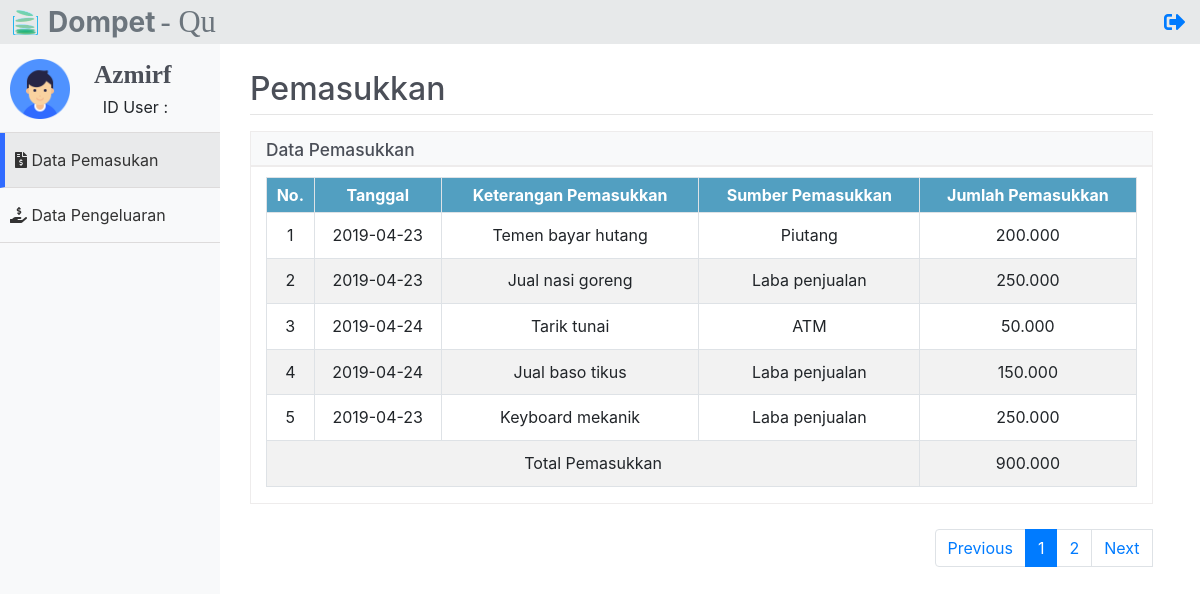
The page /pemasukkanUser.php?username=azmirf (signed in) on the database its author committed.
### tables this page shows
CREATE TABLE `pemasukkan` (
  `id` int(11) NOT NULL,
  `tanggal` date NOT NULL,
  `keterangan` varchar(30) NOT NULL,
  `sumber` varchar(30) NOT NULL,
  `jumlah` varchar(250) NOT NULL,
  `username` varchar(50) NOT NULL
);

### function/functions.php (called while the page is built, shortened)
<?php
    $koneksi = mysqli_connect('localhost', 'root', '', 'dompet-qu');
    if (mysqli_connect_error() == true) {
        die('Gagal terhubung ke database');
        return false;
    } else {
        return true;
    }
    function query($query) {
        global $koneksi;
        $result = mysqli_query($koneksi, $query);
        $rows = [];
        while( $row = mysqli_fetch_assoc($result) ) {
            $rows[] = $row;
        }
        return $rows;
    }
?>

### pemasukkanUser.php (the view, shortened to what this page needs)
<?php
require 'function/functions.php';
$username = $_GET['username'];
$idUser = $_GET['idUser'];
$jumlahTabel = 5;
$jumlahData = count(query("SELECT * FROM pemasukkan WHERE username = '$username'"));
$jumlahHalaman = ceil($jumlahData / $jumlahTabel);
$halamanAktif = (isset($_GET['halaman'])) ? $_GET['halaman'] : 1;
$awalData = ($jumlahTabel * $halamanAktif) - $jumlahTabel;
$pemasukkan = query("SELECT * FROM pemasukkan WHERE username = '$username' LIMIT $awalData, $jumlahTabel");
?>
<!DOCTYPE html>
<html lang="en">
<head>
    <link rel="stylesheet" href="css/bootstrap.css">
    <link rel="stylesheet" href="css/bootstrap.min.css">
    <link rel="stylesheet" href="css/bootstrap-reboot.min.css">
    <link rel="stylesheet" href="https://use.fontawesome.com/releases/v5.6.3/css/all.css"
>
    <link rel="stylesheet" href="css/styler.css?v=1.0">
    <link rel="stylesheet" type="text/css" href="https://cdnjs.cloudflare.com/ajax/libs/sweetalert/1.1.3/sweetalert.min.css">
</head>
<body>
    <div class="header">
        <img src="img/favicon.png" width="25px" height="25px" class="float-left logo-fav">
        <h3 class="text-secondary font-weight-bold float-left logo">Dompet</h3>
        <h3 class="text-secondary float-left logo2">- Qu</h3>
        <a href="administrator">
            <div class="logout">
                <i class="fas fa-sign-out-alt float-right log"></i>
            </div>
        </a>
    </div>
    <div class="sidebar">
        <nav>
            <ul>
                <li>
                    <img src="img/profile.png" class="img-fluid profile float-left" width="60px">
                    <h5 class="admin"><?= ucwords(substr($username, 0, 7)) ?></h5>
                    <div class="online">
                        <p class="float-right ontext">ID User : <?= $idUser ?></p>
                    </div>
                </li>
                <a href="pemasukkanUser?username=<?= $username ?>&idUser=<?= $idUser ?>" style="text-decoration: none;">
                    <li class="aktif" style="border-left: 5px solid #306bff;">
                        <div>
                            <span><i class="fas fa-file-invoice-dollar"></i></span>
                            <span>Data Pemasukan</span>
                        </div>
                    </li>
                </a>
                <a href="pengeluaranUser?username=<?= $username ?>&idUser=<?= $idUser ?>" style="text-decoration: none;">
                <li style="cursor:pointer;">
                    <div>
                        <span><i class="fas fa-hand-holding-usd"></i></span>
                        <span>Data Pengeluaran</span>
                    </div>
                </li></a>
            </ul>
        </nav>
    </div>
    <div class="main-content khusus">
        <div class="konten khusus2">
            <div class="konten_dalem khusus3">
                <h2 class="head" style="color: #4b4f58;">Pemasukkan</h2>
                <hr style="margin-top: -2px;">
                <div class="headline">
                    <h5>Data Pemasukkan</h5>
                </div>
                <div class="container" id="container">
                    <div class="row tampil" id="row">
                        <div class="col-md-12">
                            <div class="table-responsive">
                                <table class="table table-sm table-hover table-striped table-bordered">
                                    <tr>
                                        <th>No.</th>
                                        <th>Tanggal</th>
                                        <th>Keterangan Pemasukkan</th>
                                        <th>Sumber Pemasukkan</th>
                                        <th>Jumlah Pemasukkan</th>
                                    </tr>
                                    <?php $i = 1; ?>
                                    <?php foreach ($pemasukkan as $row) : ?>
                                    <tr class="show" id="<?= $row['username'] ?>">
                                        <td> <?= $i ?> </td>
                                        <td data-target="tanggal"><?= htmlspecialchars($row['tanggal']) ?></td>
                                        <td data-target="keterangan"><?= htmlspecialchars($row['keterangan']) ?></td>
                                        <td data-target="sumber"><?= htmlspecialchars($row['sumber']) ?></td>
                                        <td data-target="jumlahMasuk"><?= htmlspecialchars($row['jumlah']) ?></td>
                                    </tr>
                                    <?php
                                        $jumlah2[] = $row["jumlah"];
                                        $jumlahConvert = str_replace('.', '', $jumlah2);
                                        $totali = array_sum($jumlahConvert);
                                        $hasilJumlah = number_format($totali, 0, ',', '.');
                                    ?>
                                    <?php $i++ ?>
                                    <?php endforeach; ?>
                                    <?php if(isset($jumlah2) != null) :?>
                                    <tr>
                                        <td colspan="4">Total Pemasukkan</td>
                                        <td id="total" data-target="total"><?= $hasilJumlah ?></td>
                                    </tr>
                                    <?php endif; ?>
                                </table>
                            </div>
                        </div>
                    </div>
                </div>
                    <div class="panel-footer">
                        <nav class="float-right page">
                            <ul class="pagination">
                                <?php if ($halamanAktif > 1) : ?>
                                <li class="page-item">
                                    <a href="?halaman=<?= $halamanAktif - 1 ?>&username=<?= $username ?>&idUser=<?= $idUser ?>" class="page-link">Previous</a>
                                </li>
                                <?php else : ?>
                                <li class="page-item">
                                    <div class="page-link">Previous</div>
                                </li>
                                <?php endif; ?>
                                <?php for ($i = 1; $i <= $jumlahHalaman; $i++) : ?>
                                    <?php if ($i == $halamanAktif) : ?>
                                    <li class="page-item active" aria-current="page">
                                        <a class="page-link" href="?halaman=<?= $i; ?>&username=<?= $username ?>&idUser=<?= $idUser ?>"><?= $i; ?></a>
                                    </li>
                                    <?php else : ?>
                                    <li class="page-item" aria-current="page">
                                        <a class="page-link" href="?halaman=<?= $i; ?>&username=<?= $username ?>&idUser=<?= $idUser ?>"><?= $i; ?></a>
                                    </li>
                                    <?php endif; ?>
                                <?php endfor; ?>
                                <?php if ($halamanAktif < $jumlahHalaman) : ?>
                                <li>
                                    <a href="?halaman=<?= $halamanAktif + 1 ?>&username=<?= $username ?>&idUser=<?= $idUser ?>" class="page-link" href="#">Next</a>
                                </li>
                                <?php else : ?>
                                <li class="page-item">
                                    <div class="page-link">Next</div>
                                </li>
                                <?php endif; ?>
                            </ul>
                        </nav>
                    </div>
            </div>
        </div>
    </div>
</body>
</html>

### css/styler.css (style rules this page uses)
* { padding: 0; margin: 0; box-sizing: border-box; }
html, body { height: 100%; }
.header { position: fixed; height: 44px; width: 100%; background: #e7e9ea; z-index: 4; }
h3.logo { line-height: 44px; margin-left: 10px; }
.logo2 { line-height: 44px; margin-left: 5px; font-size: 23pt; font-family: nyala; }
.logo-fav { margin-left: 13px; margin-top: 10px; }
.sidebar { position: fixed; width: 100%; background: #f8f9fa; height: 100%; z-index: 3; padding-top: 44px; }
.konten_dalem { width: 95%; }
.aktif { background: #e9eaeb; }
span { color: #333; }
.sidebar ul { list-style: none; padding: 0; margin: 0; }
.sidebar ul li { padding: 15px 10px; cursor: pointer; border-bottom: 1px solid rgb(221, 219, 219); }
.sidebar ul li i { color: #333; }
.main-content { padding-top: 50px; }
.log { font-size: 16pt; line-height: 45px; margin-right: 10px; }
.logout { font-family: nyala; font-size: 17pt; line-height: 44px; margin-right: 5px; }
div.konten { margin-left: 50px; margin-top: 20px; }
th { background: #529fc1; color: #fff; padding: 5px; text-align: center; }
td { line-height: 35px; text-align: center; }
.page { margin-top: -5px; }
.container { margin-bottom: 30px; border: 1px solid rgb(238, 236, 236); max-width: 100%; }
.headline { height: 35px; background: #f8f9fa; border: 1px solid rgb(238, 236, 236); }
.headline h5 { font-size: 13pt; line-height: 35px; margin-left: 15px; color: #4b4f58; }
.row { margin-top: 10px; }
.admin { font-size: 19pt; font-weight: bold; font-family: nyala; margin-right: 40px; color: #4b4f58; margin-bottom: 28px; margin-left: 84px; }
.online { font-size: 12pt; margin-right: 42px; }
.ontext { margin-top: -22px; margin-left: 5px; }
.profile { transition: 1.2s; }
@media screen and (min-width: 600px) { .sidebar { width: 80px; } }
@media screen and (min-width: 600px) { .sidebar ul li span:nth-child(2) { display: none; } }
@media screen and (min-width: 600px) { .sidebar ul li { text-align: center; } }
@media screen and (min-width: 600px) { .sidebar ul li i { font-size: 26px; } }
@media screen and (min-width: 600px) { .main-content { margin-left: 80px; } }
@media screen and (min-width: 1000px) { .sidebar { width: 220px; } }
@media screen and (min-width: 1000px) { .sidebar ul li { text-align: left; } }
@media screen and (min-width: 1000px) { .sidebar ul li span:nth-child(2) { display: inline; } }
@media screen and (min-width: 1000px) { .sidebar ul li i { font-size: 16px; } }
@media screen and (min-width: 1000px) { .main-content { margin-left: 200px; } }

### rows shown on the page
pemasukkan: tanggal "2019-04-23", keterangan "Temen bayar hutang", sumber "Piutang", jumlah "200.000"
pemasukkan: tanggal "2019-04-23", keterangan "Jual nasi goreng", sumber "Laba penjualan", jumlah "250.000"
pemasukkan: tanggal "2019-04-24", keterangan "Tarik tunai", sumber "ATM", jumlah "50.000"
pemasukkan: tanggal "2019-04-24", keterangan "Jual baso tikus", sumber "Laba penjualan", jumlah "150.000"
pemasukkan: tanggal "2019-04-23", keterangan "Keyboard mekanik", sumber "Laba penjualan", jumlah "250.000"

### other values the page prints
substr($username, 0, 7) "Azmirf"
$hasilJumlah "900.000"
